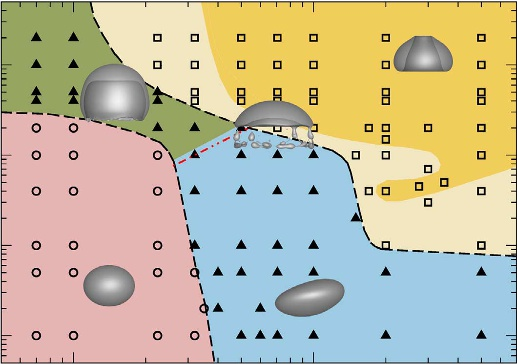
#> input picture datasets/path_shape_regimes/tripathi2015_digitization/figure1-source.png, 517 x 364 px
$ python extract_tripathi_regime_points.py
#> lines starting #> are read from the running program, lines starting #| are printed output that depends on the picture; after the words box and inside, x2 and y2 are one past the last pixel; in counts of white or black regions, pixels touching at a corner belong together
#> in main, image is the input picture: PIL image 517x364 RGB; mean R, G, B 194.1, 187.3, 160.4
#!/usr/bin/env python3
"""Fresh, auditable pixel digitization of Tripathi et al. (2015), Figure 1.

Input is the unaltered 517 x 364 image extracted with Poppler pdfimages from
page 3 of https://www.nature.com/articles/ncomms7268.pdf.
Point selection and physical classes were inspected on
the source image; calibration uses the labeled logarithmic axis ticks.
"""
import argparse
from collections import Counter
import csv
import json
from pathlib import Path

import numpy as np
from PIL import Image, ImageDraw

ROOT = Path(__file__).resolve().parents[1]
DATA = ROOT / "datasets/path_shape_regimes/tripathi2015_digitization"

# Component IDs follow raster scan order, with the fixed threshold/filter below.
# Green and blue source regions use the caption/main Results numbering II/III.
SELECTED = {
    "I": [43,44,60,61,62,74,75,76,87,88,89,98,99,100,101,102,111,112,113,114],
    "II": [2,3,13,14,41,42],
    "III": [56,57,58,59,70,71,72,73,81,83,84,85,86,92,93,94,95,96,97,
            103,104,105,106,107,108,109,110],
    "IV": [5,6,15,16,26,32,51,45,63,64,67,77,79,80,90,91],
    "V": [7,8,9,10,11,17,18,19,20,21,27,28,29,30,31,33,34,35,36,
          46,47,48,49,53,65,68,69,78],
}
# Manually inspected centers of markers joined to a boundary/overlaid by a shape.
# Coordinates refer to pixel centers, with (0,0) at upper left. Triangle positions
# are the geometric centroid, not the bounding-box center (see below).
OVERRIDES = {
    32: (194.5,100.5,"Square joined to dashed boundary; center from visible square edges."),
    45: (313.0,127.5,"Square partly occluded by bubble illustration; visible right/bottom edges."),
    51: (276.5,127.5,"Square partly occluded by bubble illustration; visible side/bottom edges."),
    81: (355.5,217.7,"Triangle joined to boundary; visible apex at y213 and base at y220."),
    83: (194.5,245.3,"Triangle joined to boundary; position from visible triangle outline."),
    90: (385.5,245.0,"Square joined to boundary; position from visible square outline."),
    101:(194.0,272.0,"Circle joined to boundary; position from visible circular outline."),
    102:(203.5,308.0,"Circle joined to boundary; position from visible circular outline."),
}
ADDITIONS = [
    ("split23a","II",35.5,91.3,"Upper triangle of touching pair in component 23."),
    ("split23b","II",35.5,100.3,"Lower triangle of touching pair in component 23."),
    ("split24a","II",73.0,91.3,"Upper triangle of touching pair in component 24."),
    ("split24b","II",73.0,100.3,"Lower triangle of touching pair in component 24."),
    ("split25a","II",157.0,91.3,"Upper triangle joined to boundary in component 25."),
    ("split25b","II",157.0,100.3,"Lower triangle joined to boundary in component 25."),
    ("partialV","V",276.5,100.5,"Square partially covered by bubble cap; center from visible top and sides."),
]
CALIBRATION = {
    "Ga": {"pixel": [73.0,313.0], "value": [10.0,100.0]},
    "Eo": {"pixel": [64.0,155.0,245.0,335.0], "value": [100.0,10.0,1.0,0.1]},
}


def components(image):
    array = np.asarray(image.convert("RGB"))
    mask = array.max(axis=2) < 90
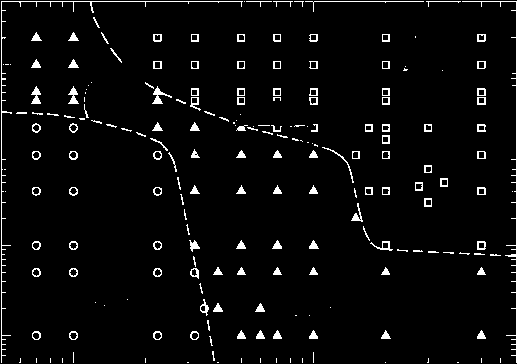
#> mask: shape (364, 517) bool; 3.9% white in thin lines or dots
    mask[:10,:] = mask[-12:,:] = False
    mask[:,:12] = mask[:,-12:] = False
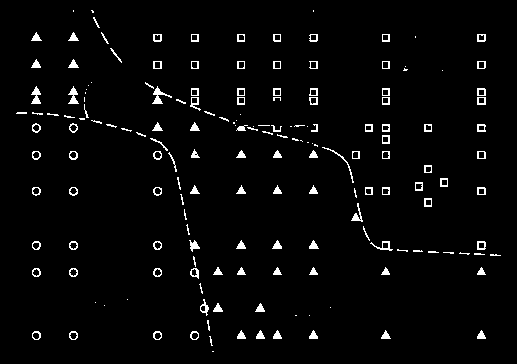
#> mask: shape (364, 517) bool; 3% white in thin lines or dots, all inside (x1, y1, x2, y2) = (16, 10, 501, 352)
    seen = np.zeros(mask.shape, dtype=bool)
    results = []
    for y,x in zip(*np.where(mask)):
        if seen[y,x]:
            continue
        points, stack = [], [(x,y)]
        seen[y,x] = True
        while stack:
            xx,yy = stack.pop()
            points.append((xx,yy))
            for dx,dy in ((1,0),(-1,0),(0,1),(0,-1),(1,1),(-1,-1),(1,-1),(-1,1)):
                nx,ny = xx+dx,yy+dy
                if (0 <= ny < mask.shape[0] and 0 <= nx < mask.shape[1]
                        and mask[ny,nx] and not seen[ny,nx]):
                    seen[ny,nx] = True
                    stack.append((nx,ny))
        p = np.asarray(points)
        low, high = p.min(axis=0), p.max(axis=0)
        width,height = high-low+1
        if len(p) > 9 and width >= 5 and height >= 5:
            results.append({"id":len(results)+1, "x":float((low[0]+high[0])/2),
                            "y":float((low[1]+high[1])/2), "width":int(width),
                            "height":int(height), "area":len(p)})
#> this loop made 5632 passes
#> (y, x) on passes 3, 5, 6: (10, 92), (11, 73), (11, 92)
#> after the loop, results = 114 items
    return results


def main():
    parser = argparse.ArgumentParser(description=__doc__)
    parser.add_argument("--output-dir", type=Path, default=DATA)
    args = parser.parse_args()
    args.output_dir.mkdir(parents=True, exist_ok=True)
    image = Image.open(DATA / "figure1-source.png")
    if image.size != (517,364):
        raise ValueError("Source raster dimensions changed; calibration must be re-inspected.")
    candidates = components(image)
#> candidates = 114 items
    by_id = {item["id"]: item for item in candidates}
#> by_id = 114 items
    rows = []
    for regime,ids in SELECTED.items():
        for cid in ids:
            c = by_id[cid]
            x,y = c["x"],c["y"]
            note = "Isolated marker; center measured from connected component."
            if regime in ("II","III"):
                # Equilateral upright triangle centroid lies 2/3 down from apex.
                y += (c["height"]-1)/6
            if cid in OVERRIDES:
                x,y,note = OVERRIDES[cid]
            rows.append((f"component{cid}",regime,x,y,note))
#> after the loop, rows = 97 items
    rows.extend(ADDITIONS)
    coefficients = {key: np.polyfit(values["pixel"], np.log10(values["value"]),1)
                    for key,values in CALIBRATION.items()}
    output = []
    for point_id,regime,x,y,note in rows:
        ga = 10 ** np.polyval(coefficients["Ga"],x)
        eo = 10 ** np.polyval(coefficients["Eo"],y)
        output.append(dict(point_id=point_id,regime=regime,pixel_x=x,pixel_y=y,
                           Ga=f"{ga:.6f}",Eo=f"{eo:.6f}",note=note))
#> this loop made 104 passes
#> (point_id, regime, x, y, ga, eo) on passes 1 to 12: ('component43', 'I', 36, 127.5, 7.01, 19.96), ('component44', 'I', 73, 127.5, 10, 19.96), ('component60', 'I', 36, 155, 7.01, 9.9), ('component61', 'I', 73, 155, 10, 9.9), ('component62', 'I', 157, 155, 22.39, 9.9), ('component74', 'I', 36, 191, 7.01, 3.95), ('component75', 'I', 73, 191, 10, 3.95), ('component76', 'I', 157, 191, 22.39, 3.95), ('component87', 'I', 36, 245, 7.01, 0.997), ('component88', 'I', 73, 245, 10, 0.997), ('component89', 'I', 157, 245, 22.39, 0.997), ('component98', 'I', 36, 272, 7.01, 0.501)
#> after the loop, output = 104 items
    output.sort(key=lambda r: (["I","II","III","IV","V"].index(r["regime"]),
                                r["pixel_x"],r["pixel_y"]))
    with (args.output_dir / "points.csv").open("w",newline="") as handle:
        writer = csv.DictWriter(handle,fieldnames=list(output[0]))
        writer.writeheader()
        writer.writerows(output)
    audit = {"source_image_size": image.size, "calibration": CALIBRATION,
             "log10_coordinate_coefficients": {k:v.tolist() for k,v in coefficients.items()},
             "counts": dict(Counter(r["regime"] for r in output)),
             "unresolved": [{"pixel_x":240.5,"pixel_y":127.5,
                             "reason":"Component 50: bubble illustration, dashed boundary and Morton line obscure the marker; omitted."}],
             "candidate_components":candidates}
    (args.output_dir / "audit.json").write_text(json.dumps(audit,indent=2)+"\n")
    # Source overlay supports manual checking; it is not the lecture figure.
    overlay = image.resize((1551,1092))
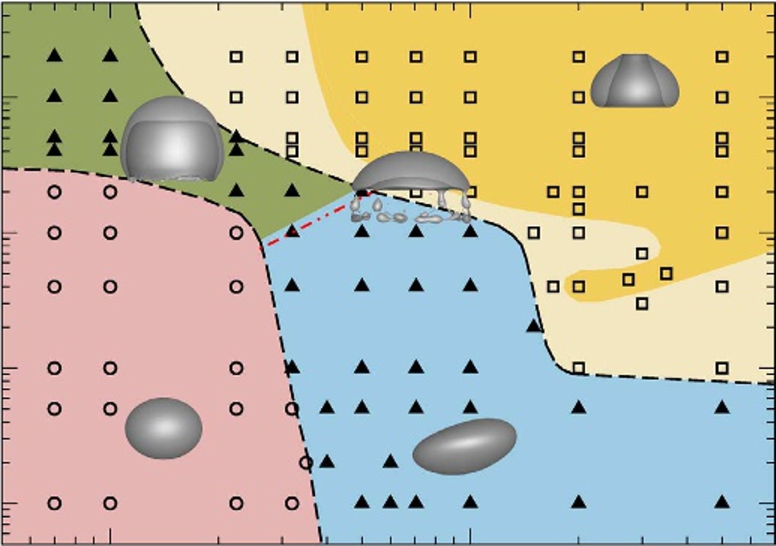
#> overlay: PIL image 1551x1092 RGB (shown at 1/2 size); mean R, G, B 194.1, 187.4, 160.5
    painter = ImageDraw.Draw(overlay)
    for row in output:
        x,y = row["pixel_x"]*3,row["pixel_y"]*3
        painter.ellipse((x-13,y-13,x+13,y+13),outline="red",width=2)
#> this loop made 104 passes
#> (x, y) on passes 1 to 12: (108, 382.5), (108, 465), (108, 573), (108, 735), (108, 816), (108, 1005), (219, 382.5), (219, 465), (219, 573), (219, 735), (219, 816), (219, 1005)
    overlay.save(args.output_dir / "extraction-overlay.png")
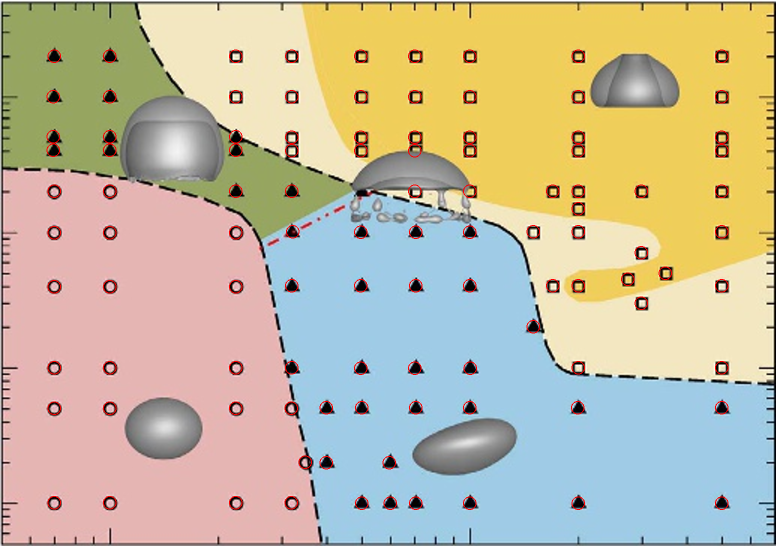
#> saved as extraction-overlay.png: PIL image 1551x1092 RGB (shown at 1/2 size); mean R, G, B 195.6, 186.6, 159.8
    print(f"Extracted {len(output)} points: {audit['counts']}")
#| Extracted 104 points: {'I': 20, 'II': 12, 'III': 27, 'IV': 16, 'V': 29}
    print(f"Wrote fresh digitization and audit to {args.output_dir}")


if __name__ == "__main__":
    main()
